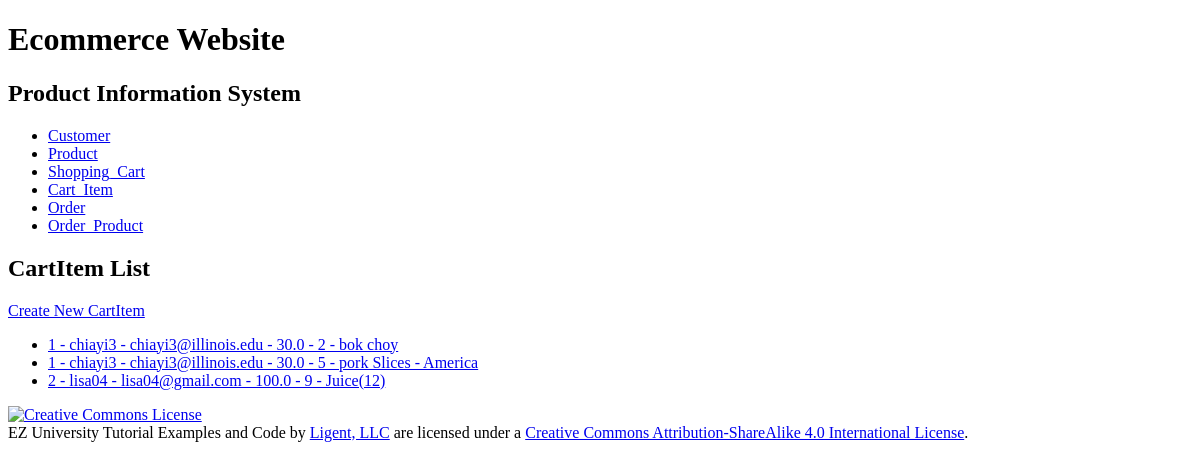
The page /cartitem/ on the database as committed earlier.
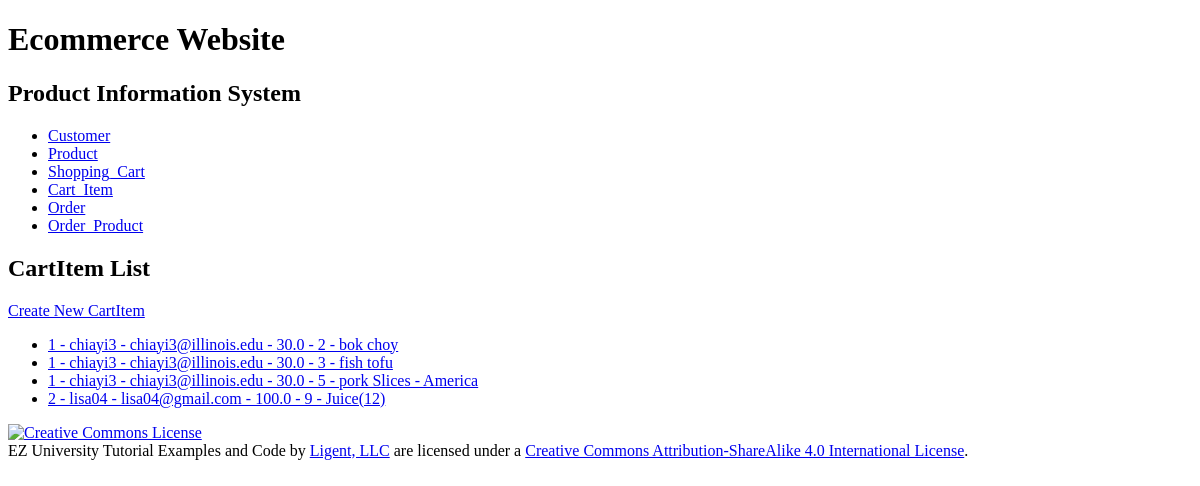
The same page on the database as committed later.
### productinfo/models.py (models this page shows, shortened)
class Cart_Item(models.Model):
	ci_id = models.AutoField(primary_key=True)
	quantity = models.IntegerField()
	cart_id = models.ForeignKey(Shopping_Cart, related_name='cart_items', on_delete=models.PROTECT)
	product_id = models.ForeignKey(Product, related_name='cart_items', on_delete=models.PROTECT)
	def __str__(self):
		return f'{self.cart_id} - {self.product_id}'
	def get_absolute_url(self):
		return reverse('productinfo_cartitem_detail_urlpattern',
					   kwargs={'pk':self.pk}
					   )
	class Meta:
		ordering = ['cart_id', 'product_id']
		constraints = [
			UniqueConstraint(fields=['cart_id', 'product_id'], name='unique_cartitem')
		]

class Shopping_Cart(models.Model):
	cart_id = models.AutoField(primary_key=True)
	total_price = models.FloatField()
	customer_id = models.ForeignKey(Customer, related_name='shopping_carts', on_delete=models.PROTECT)
	sm_id = models.ForeignKey(Shipping_Method, related_name='shopping_carts', on_delete=models.PROTECT)
	pm_id = models.ForeignKey(Payment_Method, related_name='shopping_carts', on_delete=models.PROTECT)
	def __str__(self):
		return f'{self.cart_id} - {self.customer_id} - {self.total_price}'
	class Meta:
		ordering = ['cart_id']
		constraints = [
			UniqueConstraint(fields=['customer_id'], name='unique_shoppingcart')
		]

class Customer(models.Model):
	customer_id = models.AutoField(primary_key=True)
	first_name = models.CharField(max_length=45)
	last_name = models.CharField(max_length=45)
	disambiguator = models.CharField(max_length=45, blank=True, default='')
	username = models.CharField(max_length=45)
	password = models.CharField(max_length=45)
	email = models.CharField(max_length=225)
	sm_id = models.ForeignKey(Shipping_Method, related_name='customers', on_delete=models.PROTECT)
	pm_id = models.ForeignKey(Payment_Method, related_name='customers', on_delete=models.PROTECT)
	def __str__(self):
		return f'{self.username} - {self.email}'
	class Meta:
		ordering = ['customer_id']
		constraints = [
			UniqueConstraint(fields=['username', 'email', 'disambiguator'], name='unique_customer')
		]

class Product(models.Model):
	product_id = models.AutoField(primary_key=True)
	product_name = models.CharField(max_length=225, unique=True)
	product_price = models.FloatField()
	stock_num = models.IntegerField()
	category_id = models.ForeignKey(Category, related_name='products', on_delete=models.PROTECT)
	def __str__(self):
		return f'{self.product_id} - {self.product_name}'
	class Meta:
		ordering = ['product_id']
		constraints = [
			UniqueConstraint(fields=['product_name'], name='unique_product')
		]

### productinfo/views.py (the view)
class CartItemList(View):
	def get(self, request):
		return render(
			request,
			'productinfo/cartitem_list.html',
			{'cartitem_list': Cart_Item.objects.all()}
		)

### productinfo/templates/productinfo/cartitem_list.html (shortened to what this page needs)
{% extends 'productinfo/base.html' %}
{% block content %}
    <h2>CartItem List</h2>
    <div>
    <a href="{% url 'productinfo_cartitem_create_urlpattern' %}">
        Create New CartItem
    </a>
    </div>
    <ul>
        {% for cartitem in cartitem_list %}
        <li>
            <a href="{{ cartitem.get_absolute_url }}">{{ cartitem }}</a>
        </li>
        {% empty %}
        <li><em>There are currently no items in the shopping cart available.</em></li>
        {% endfor %}
    </ul>
{% endblock %}

Rows that differ between the two databases and show on the page:
added Cart_Item: cart_id+product_id "1 - chiayi3 - chiayi3@illinois.edu - 30.0 - 3 - fish tofu"
